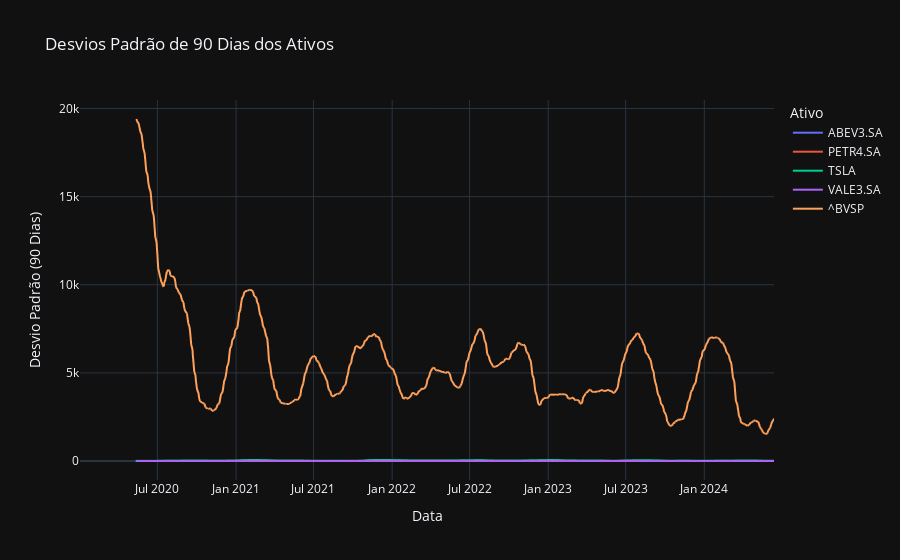

The notebook cell this image was saved under:
### Code cell
# Criar o gráfico de linhas com Plotly para desvio padrão
fig = px.line(stacked_data, x='Data', y='90D_STD', color='Ativo', title='Desvios Padrão de 90 Dias dos Ativos', labels={'90D_STD': 'Desvio Padrão (90 Dias)', 'Data': 'Data', 'Ativo': 'Ativo'})
fig.update_layout(template='plotly_dark')

# Mostrar o gráfico
fig.show()

### Figure 1 — Plotly figure (JSON) as saved in the notebook; plotly's stock layout.template omitted (floating-point values rounded to 4 significant figures; data arrays with more than 128 entries replaced by an {"elided": "..."} marker saying what was removed)
{"data": [{"hovertemplate": "Ativo=ABEV3.SA<br>Data=%{x}<br>Desvio Padrão (90 Dias)=%{y}<extra></extra>", "legendgroup": "ABEV3.SA", "line": {"color": "#636efa", "dash": "solid"}, "marker": {"symbol": "circle"}, "mode": "lines", "name": "ABEV3.SA", "showlegend": true, "type": "scattergl", "x": {"elided": "1104 str values"}, "xaxis": "x", "y": {"elided": "1104 float values"}, "yaxis": "y"}, {"hovertemplate": "Ativo=PETR4.SA<br>Data=%{x}<br>Desvio Padrão (90 Dias)=%{y}<extra></extra>", "legendgroup": "PETR4.SA", "line": {"color": "#EF553B", "dash": "solid"}, "marker": {"symbol": "circle"}, "mode": "lines", "name": "PETR4.SA", "showlegend": true, "type": "scattergl", "x": {"elided": "1104 str values"}, "xaxis": "x", "y": {"elided": "1104 float values"}, "yaxis": "y"}, {"hovertemplate": "Ativo=TSLA<br>Data=%{x}<br>Desvio Padrão (90 Dias)=%{y}<extra></extra>", "legendgroup": "TSLA", "line": {"color": "#00cc96", "dash": "solid"}, "marker": {"symbol": "circle"}, "mode": "lines", "name": "TSLA", "showlegend": true, "type": "scattergl", "x": {"elided": "1118 str values"}, "xaxis": "x", "y": {"elided": "1118 float values"}, "yaxis": "y"}, {"hovertemplate": "Ativo=VALE3.SA<br>Data=%{x}<br>Desvio Padrão (90 Dias)=%{y}<extra></extra>", "legendgroup": "VALE3.SA", "line": {"color": "#ab63fa", "dash": "solid"}, "marker": {"symbol": "circle"}, "mode": "lines", "name": "VALE3.SA", "showlegend": true, "type": "scattergl", "x": {"elided": "1104 str values"}, "xaxis": "x", "y": {"elided": "1104 float values"}, "yaxis": "y"}, {"hovertemplate": "Ativo=^BVSP<br>Data=%{x}<br>Desvio Padrão (90 Dias)=%{y}<extra></extra>", "legendgroup": "^BVSP", "line": {"color": "#FFA15A", "dash": "solid"}, "marker": {"symbol": "circle"}, "mode": "lines", "name": "^BVSP", "showlegend": true, "type": "scattergl", "x": {"elided": "1104 str values"}, "xaxis": "x", "y": {"elided": "1104 float values"}, "yaxis": "y"}], "layout": {"legend": {"title": {"text": "Ativo"}, "tracegroupgap": 0}, "title": {"text": "Desvios Padrão de 90 Dias dos Ativos"}, "xaxis": {"anchor": "y", "domain": [0, 1], "title": {"text": "Data"}}, "yaxis": {"anchor": "x", "domain": [0, 1], "title": {"text": "Desvio Padrão (90 Dias)"}}}}
